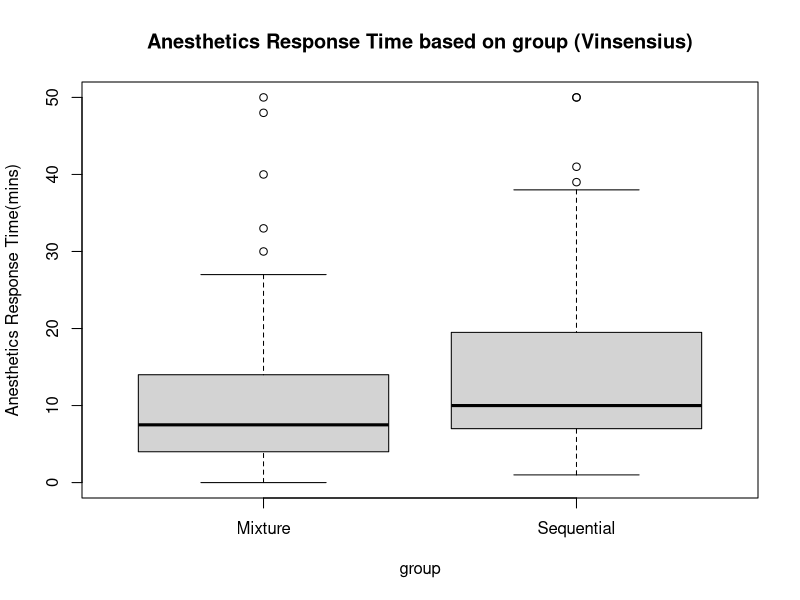

R code for this plot:
###### Qn 1
med_data <- read.csv(file = "anesthetic.csv")
summary(med_data)
#med_sort <- med_data[order(med_data$group),]
med_dat1 <- med_data[med_data$group==1,]
summary(med_dat1)
sd1 <- sd(med_dat1$onset_sensory)
CV1 <-  sd(med_dat1$onset_sensory)/mean(med_dat1$onset_sensory)
decile1 <- quantile(med_dat1$onset_sensory, probs = seq(.1, .9, by = .1))
zscore1_20 <- (20 - mean(med_dat1$onset_sensory))/sd(med_dat1$onset_sensory)
lower_lim1sd = mean(med_dat1$onset_sensory)- sd(med_dat1$onset_sensory)
upper_lim1sd = mean(med_dat1$onset_sensory)+ sd(med_dat1$onset_sensory)
prop1sd_dat1 = sum(med_dat1$onset_sensory >lower_lim1sd & med_dat1$onset_sensory <upper_lim1sd)/
  nrow(med_dat1)
lower_lim2sd = mean(med_dat1$onset_sensory)- 2*sd(med_dat1$onset_sensory)
upper_lim2sd = mean(med_dat1$onset_sensory)+ 2*sd(med_dat1$onset_sensory)
prop2sd_dat1 = sum(med_dat1$onset_sensory >lower_lim2sd & med_dat1$onset_sensory <upper_lim2sd)/
  nrow(med_dat1)
zscore =  (med_dat1$onset_sensory- mean(med_dat1$onset_sensory))/sd(med_dat1$onset_sensory)
tot1sd = sum(abs(zscore)<1)
prop1sd_dat11 = tot1sd/length(zscore)
##
med_dat2 <- med_data[med_data$group==2,]
summary(med_dat2)
sd2 <- sd(med_dat2$onset_sensory)
CV2 <-  sd(med_dat2$onset_sensory)/mean(med_dat2$onset_sensory)
decile2 <- quantile(med_dat2$onset_sensory, probs = seq(.1, .9, by = .1))
zscore2_20 <- (20 - mean(med_dat2$onset_sensory))/sd(med_dat2$onset_sensory)
lower_lim1sd_dat2 = mean(med_dat2$onset_sensory)- sd(med_dat2$onset_sensory)
upper_lim1sd_dat2 = mean(med_dat2$onset_sensory)+ sd(med_dat2$onset_sensory)
prop1sd_dat2 = sum(med_dat2$onset_sensory >lower_lim1sd_dat2 & 
                     med_dat2$onset_sensory <upper_lim1sd_dat2)/nrow(med_dat2)
lower_lim2sd_dat2 = mean(med_dat2$onset_sensory)- 2*sd(med_dat2$onset_sensory)
upper_lim2sd_dat2 = mean(med_dat2$onset_sensory)+ 2*sd(med_dat2$onset_sensory)
prop2sd_dat2 = sum(med_dat2$onset_sensory >lower_lim2sd_dat2 & 
                     med_dat2$onset_sensory <upper_lim2sd_dat2)/nrow(med_dat2)
summary(med_dat2)
## Plot 
boxplot(med_data$onset_sensory ~ med_data$treatment,
        main= 'Anesthetics Response Time based on group (Vinsensius)',xlab = 'group', 
        ylab = 'Anesthetics Response Time(mins)')

###### Qn 2
eye_data <- read.csv(file = "QSCI381Eyes.csv")
table_con <-addmargins(table(eye_data$eye, eye_data$side))
table_con

